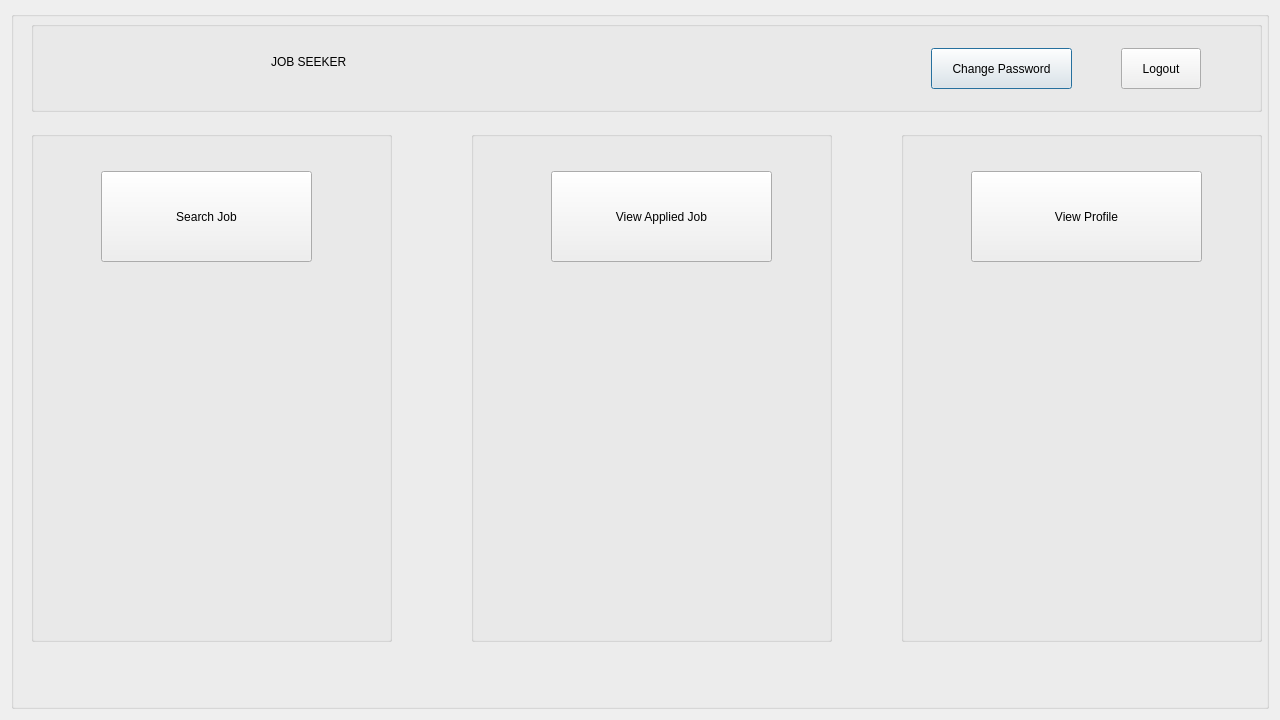
<?xml version="1.0" encoding="UTF-8"?>
<ui version="4.0">
 <class>Dialog</class>
 <widget class="QDialog" name="Dialog">
  <property name="geometry">
   <rect>
    <x>0</x>
    <y>0</y>
    <width>1280</width>
    <height>720</height>
   </rect>
  </property>
  <property name="windowTitle">
   <string>Dialog</string>
  </property>
  <layout class="QVBoxLayout" name="verticalLayout">
   <item>
    <widget class="QGroupBox" name="groupBox_a">
     <property name="title">
      <string/>
     </property>
     <widget class="QGroupBox" name="groupBox_2">
      <property name="geometry">
       <rect>
        <x>20</x>
        <y>10</y>
        <width>1231</width>
        <height>91</height>
       </rect>
      </property>
      <property name="title">
       <string/>
      </property>
      <widget class="QPushButton" name="pushButton_cp">
       <property name="geometry">
        <rect>
         <x>900</x>
         <y>27</y>
         <width>141</width>
         <height>41</height>
        </rect>
       </property>
       <property name="text">
        <string>Change Password</string>
       </property>
      </widget>
      <widget class="QPushButton" name="pushButton_logout">
       <property name="geometry">
        <rect>
         <x>1090</x>
         <y>27</y>
         <width>80</width>
         <height>41</height>
        </rect>
       </property>
       <property name="text">
        <string>Logout</string>
       </property>
      </widget>
      <widget class="QLabel" name="label_js">
       <property name="geometry">
        <rect>
         <x>240</x>
         <y>20</y>
         <width>331</width>
         <height>41</height>
        </rect>
       </property>
       <property name="text">
        <string>JOB SEEKER</string>
       </property>
      </widget>
      <widget class="QLabel" name="label_jhlogo">
       <property name="geometry">
        <rect>
         <x>100</x>
         <y>10</y>
         <width>111</width>
         <height>71</height>
        </rect>
       </property>
       <property name="text">
        <string/>
       </property>
      </widget>
      <widget class="QLabel" name="label_jhlogo_2">
       <property name="geometry">
        <rect>
         <x>90</x>
         <y>80</y>
         <width>111</width>
         <height>71</height>
        </rect>
       </property>
       <property name="text">
        <string/>
       </property>
      </widget>
     </widget>
     <widget class="QGroupBox" name="groupBox_sj">
      <property name="geometry">
       <rect>
        <x>20</x>
        <y>120</y>
        <width>361</width>
        <height>511</height>
       </rect>
      </property>
      <property name="title">
       <string/>
      </property>
      <widget class="QPushButton" name="pushButton_sj">
       <property name="geometry">
        <rect>
         <x>70</x>
         <y>40</y>
         <width>211</width>
         <height>91</height>
        </rect>
       </property>
       <property name="text">
        <string>Search Job</string>
       </property>
      </widget>
      <widget class="QLabel" name="label_sj">
       <property name="geometry">
        <rect>
         <x>16</x>
         <y>160</y>
         <width>331</width>
         <height>341</height>
        </rect>
       </property>
       <property name="text">
        <string/>
       </property>
      </widget>
     </widget>
     <widget class="QGroupBox" name="groupBox_aj">
      <property name="geometry">
       <rect>
        <x>460</x>
        <y>120</y>
        <width>361</width>
        <height>511</height>
       </rect>
      </property>
      <property name="title">
       <string/>
      </property>
      <widget class="QPushButton" name="pushButton_aj">
       <property name="geometry">
        <rect>
         <x>80</x>
         <y>40</y>
         <width>221</width>
         <height>91</height>
        </rect>
       </property>
       <property name="text">
        <string>View Applied Job</string>
       </property>
      </widget>
      <widget class="QLabel" name="label_aj">
       <property name="geometry">
        <rect>
         <x>16</x>
         <y>151</y>
         <width>331</width>
         <height>351</height>
        </rect>
       </property>
       <property name="text">
        <string/>
       </property>
      </widget>
     </widget>
     <widget class="QGroupBox" name="groupBox_vp">
      <property name="geometry">
       <rect>
        <x>890</x>
        <y>120</y>
        <width>361</width>
        <height>511</height>
       </rect>
      </property>
      <property name="title">
       <string/>
      </property>
      <widget class="QPushButton" name="pushButton_vp">
       <property name="geometry">
        <rect>
         <x>70</x>
         <y>40</y>
         <width>231</width>
         <height>91</height>
        </rect>
       </property>
       <property name="text">
        <string>View Profile</string>
       </property>
      </widget>
      <widget class="QLabel" name="label_vp">
       <property name="geometry">
        <rect>
         <x>10</x>
         <y>150</y>
         <width>341</width>
         <height>351</height>
        </rect>
       </property>
       <property name="text">
        <string/>
       </property>
      </widget>
     </widget>
    </widget>
   </item>
  </layout>
 </widget>
 <resources/>
 <connections/>
</ui>
